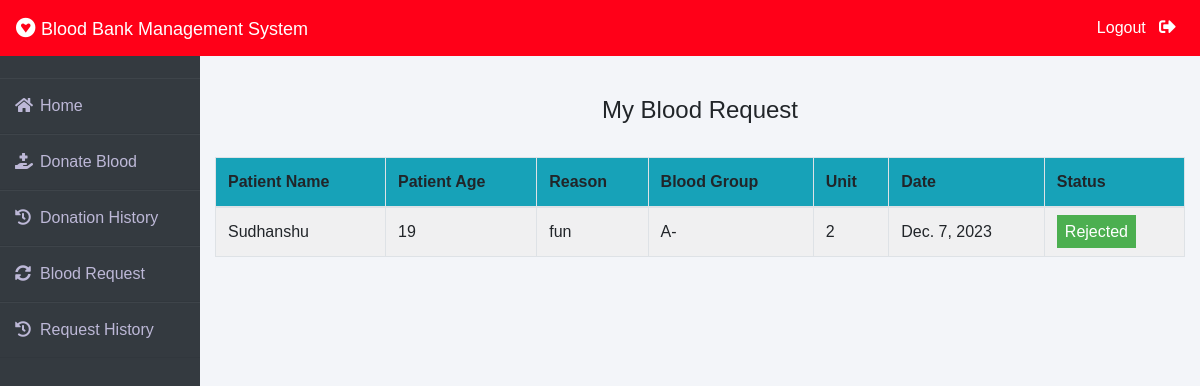
Screenshot of /donor/request-history (signed in) with the database file from the repository.
### blood/models.py (models this page shows, shortened)
class BloodRequest(models.Model):
    request_by_patient=models.ForeignKey(pmodels.Patient,null=True,on_delete=models.CASCADE)
    request_by_donor=models.ForeignKey(dmodels.Donor,null=True,on_delete=models.CASCADE)
    patient_name=models.CharField(max_length=30)
    patient_age=models.PositiveIntegerField()
    reason=models.CharField(max_length=500)
    bloodgroup=models.CharField(max_length=10)
    unit=models.PositiveIntegerField(default=0)
    status=models.CharField(max_length=20,default="Pending")
    date=models.DateField(auto_now=True)

### donor/views.py (the view)
# urls.py: path('request-history', views.request_history_view,name='request-history'),
def request_history_view(request):
    donor= models.Donor.objects.get(user_id=request.user.id)
    blood_request=bmodels.BloodRequest.objects.all().filter(request_by_donor=donor)
    return render(request,'donor/request_history.html',{'blood_request':blood_request})

### templates/donor/request_history.html (shortened to what this page needs)
{% extends 'donor/donorbase.html' %}
{% block content %}
{% load widget_tweaks %}
{%load static%}
<head>
   </head>
<br><br>
<div class="container">
    <H4 class="text-center">My Blood Request</H4><br>
    <table class="table table-light table-hover table-bordered table-striped">
        <thead class="bg-info">
            <tr>
                <th scope="col">Patient Name</th>
                <th scope="col">Patient Age</th>
                <th scope="col">Reason</th>
                <th scope="col">Blood Group</th>
                <th scope="col">Unit</th>
                <th scope="col">Date</th>
                <th scope="col">Status</th>
            </tr>
        </thead>
        <tbody>
            {% for t in blood_request %}
            <tr>
                <td> {{t.patient_name}}</td>
                <td>{{t.patient_age}}</td>
                <td>{{t.reason}}</td>
                <td>{{t.bloodgroup}}</td>
                <td>{{t.unit}}</td>
                <td>{{t.date}}</td>
                {% if t.status == 'Approved' %}
                <td><span class="label warning"> Approved</span></td>
                {% elif t.status == 'Rejected' %}
                <td><span class="label success">Rejected</span></td>
                {% else %}
                <td><span style="color: white;margin-left: 0px;" class="label info">Pending</span></td>
                {% endif %}
            </tr>
            {% endfor %}
        </tbody>
    </table>
</div>
{% endblock content %}

### templates/donor/donorbase.html (style rules this page uses)
* { margin: 0; padding: 0; box-sizing: border-box; list-style: none; text-decoration: none; font-family: 'Josefin Sans', sans-serif; }
body { background-color: #f3f5f9; }

### templates/donor/request_history.html (style rules this page uses)
.label { color: white; padding: 8px; }
.success { background-color: #4CAF50; }

### rows the page displays
BloodRequest: patient_name "Sudhanshu", patient_age "19", reason "fun", bloodgroup "A-", unit "2", date "Dec. 7, 2023", status "Rejected"
